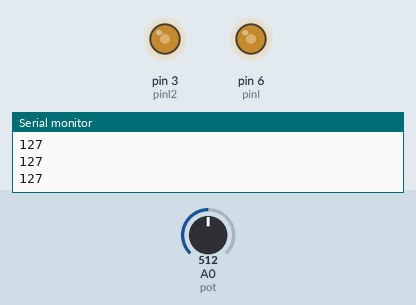
Simulated run of this sketch. Board: Arduino Uno, built with avr-gcc and run on an emulated ATmega328P. Parts: output pins drawn as LEDs (lit = HIGH), the last lines printed to the serial monitor. The inputs (shaded band) are chosen by the test bench; at power-on: A0 (pot) = 512.

Above: at 1.2 s.
1.3 s: A0 (pot) set to 716
At 2.2 s:
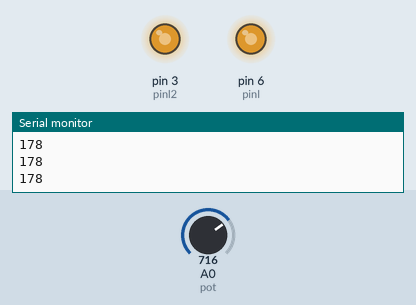
2.8 s: A0 (pot) set to 900
At 3.4 s:
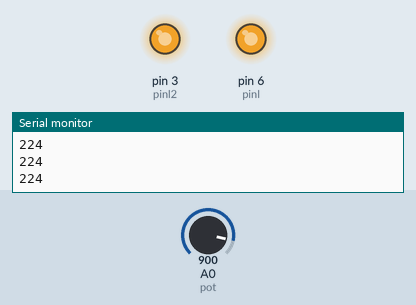
4.3 s: A0 (pot) set to 122
At 5.5 s:
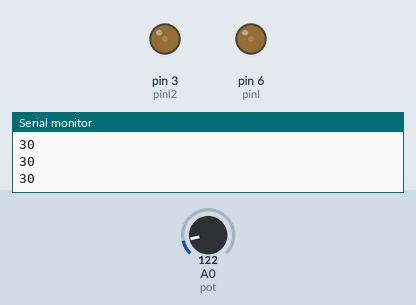
5.8 s: A0 (pot) set to 0
At 6.8 s:
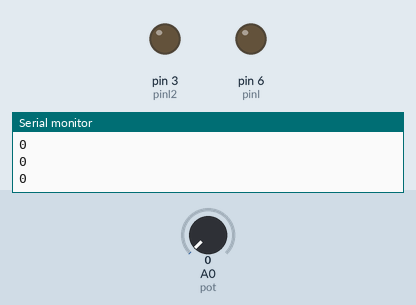
7.3 s: A0 (pot) set to 511
At 8.0 s:
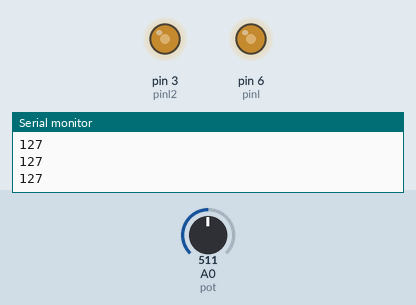
Timing chart, 0 to 9.8 s (numbered marks = the images above; inputs shaded):
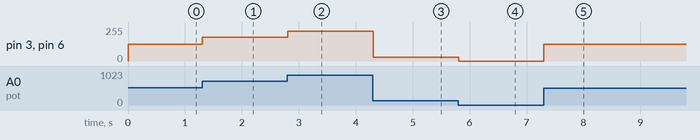

Measured:
- after the input at 1.3 s, pin 3 (pinl2), pin 6 (pinl): 127/255 → 178/255 at once
- after the input at 2.8 s, pin 3 (pinl2), pin 6 (pinl): 178/255 → 224/255 at once
- after the input at 4.3 s, pin 3 (pinl2), pin 6 (pinl): 224/255 → 30/255 at once
- after the input at 5.8 s, pin 3 (pinl2), pin 6 (pinl): 30/255 → 0/255 at once
- after the input at 7.3 s, pin 3 (pinl2), pin 6 (pinl): 0/255 → 127/255 at once

The sketch:

sketch_may23c.ino
```cpp
int pinl=6;
int pinl2=3;
int pot=A0;
void setup() {
  pinMode(pinl,OUTPUT);
  pinMode(pinl2,OUTPUT);
  pinMode(pot,INPUT);
  Serial.begin(9600);
}

void loop() {
  int pt=analogRead(pot);
  int value=map(pt,0,1023,0,255);
  Serial.println(value);
  analogWrite(pinl,value);
  analogWrite(pinl2,value);


}
```
